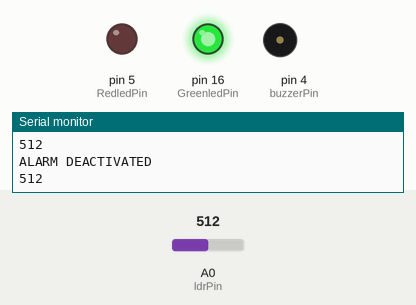
A sketch run on a simulated Arduino Uno, built with avr-gcc and run on an emulated ATmega328P. On the bench: output pins drawn as LEDs (lit = HIGH), buzzer (waves = sounding), the last lines printed to the serial monitor. Dashed ring = blinking. The test bench sets the inputs (shaded band); at power-on: A0 (ldrPin) = 512.

Above: at 1.2 s.
1.3 s: A0 (ldrPin) set to 418
2.8 s: A0 (ldrPin) set to 387
At 3.06 s:
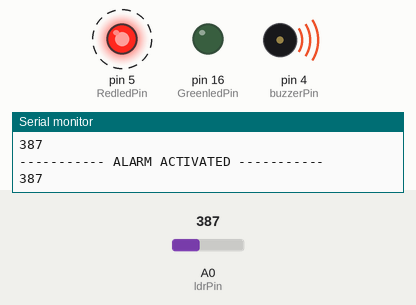
5.8 s: A0 (ldrPin) set to 410
At 6.8 s:
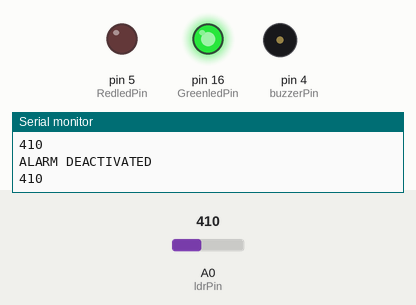
7.3 s: A0 (ldrPin) set to 390
At 7.58 s:
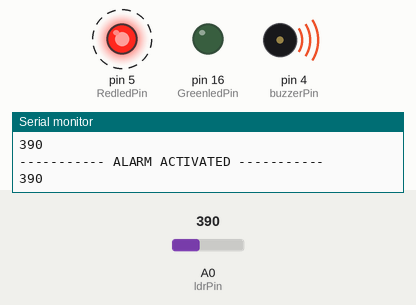
Timing chart, 0 to 11.3 s (numbered marks = the images above; inputs shaded):
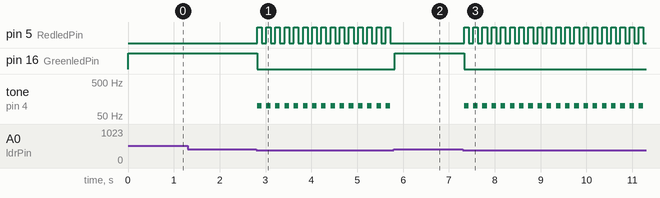

The sketch:

LowLightDetector.ino
```cpp
//set pin numbers
const int RedledPin = 5;
const int buzzerPin = 4;
const int ldrPin = A0;
const int GreenledPin = 16;
const int ButtonPin = 14;

void setup () {
  Serial.begin(115200);
  pinMode(GreenledPin, OUTPUT);
  pinMode(RedledPin, OUTPUT);
  pinMode(buzzerPin, OUTPUT);
  pinMode(ldrPin, INPUT);
}

void loop() {
  int ldrStatus = analogRead(ldrPin);  //read the state of the LDR value
  Serial.println(ldrStatus);
  if (ldrStatus <= 400) {
    digitalWrite(GreenledPin, LOW);
    tone(buzzerPin, 100);
    digitalWrite(RedledPin, HIGH);
    delay(100);

    noTone(buzzerPin);
    digitalWrite(RedledPin, LOW);
    delay(100);

    Serial.println("----------- ALARM ACTIVATED -----------");
  }
  else {
    noTone(buzzerPin);
    digitalWrite(RedledPin, LOW);
    digitalWrite(GreenledPin, HIGH);
    delay(100);

    Serial.println("ALARM DEACTIVATED");
  }
}
```

Measured:
- the behaviour switches between 401 and 400 on A0 (ldrPin) (found by bisection; images 0 and 1)
- after the input at 2.8 s, pin 5 (RedledPin): alternates HIGH for 0.10 s and LOW for 0.10 s, starting at once; pin 16 (GreenledPin): HIGH → LOW at once; tone on pin 4 (buzzerPin): alternates 100 Hz for 0.10 s and silent for 0.10 s, starting at once
- after the input at 5.8 s, pin 5 (RedledPin): stops changing and stays LOW; pin 16 (GreenledPin): LOW → HIGH at once; tone on pin 4 (buzzerPin): stops changing and stays silent
- after the input at 7.3 s, pin 5 (RedledPin): alternates HIGH for 0.10 s and LOW for 0.10 s, starting at once; pin 16 (GreenledPin): HIGH → LOW at once; tone on pin 4 (buzzerPin): alternates 100 Hz for 0.10 s and silent for 0.10 s, starting at once
